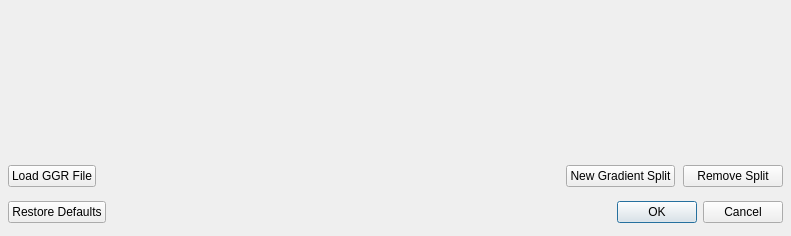
<?xml version="1.0" encoding="UTF-8"?>
<ui version="4.0">
 <class>Form</class>
 <widget class="QWidget" name="Form">
  <property name="geometry">
   <rect>
    <x>0</x>
    <y>0</y>
    <width>791</width>
    <height>236</height>
   </rect>
  </property>
  <property name="windowTitle">
   <string>Form</string>
  </property>
  <widget class="QWidget" name="verticalLayoutWidget">
   <property name="geometry">
    <rect>
     <x>0</x>
     <y>0</y>
     <width>791</width>
     <height>231</height>
    </rect>
   </property>
   <layout class="QVBoxLayout" name="verticalLayout">
    <property name="spacing">
     <number>8</number>
    </property>
    <property name="margin">
     <number>8</number>
    </property>
    <item>
     <widget class="QWidget" name="routeMarkers" native="true"/>
    </item>
    <item>
     <widget class="QWidget" name="gradient" native="true"/>
    </item>
    <item>
     <widget class="QxtSpanSlider" name="colourMarkers" native="true"/>
    </item>
    <item>
     <layout class="QHBoxLayout" name="horizontalLayout">
      <property name="topMargin">
       <number>6</number>
      </property>
      <property name="bottomMargin">
       <number>6</number>
      </property>
      <item>
       <widget class="QPushButton" name="loadGGR">
        <property name="text">
         <string>Load GGR File</string>
        </property>
       </widget>
      </item>
      <item>
       <spacer name="horizontalSpacer">
        <property name="orientation">
         <enum>Qt::Horizontal</enum>
        </property>
        <property name="sizeHint" stdset="0">
         <size>
          <width>40</width>
          <height>20</height>
         </size>
        </property>
       </spacer>
      </item>
      <item>
       <widget class="QPushButton" name="newSplit">
        <property name="minimumSize">
         <size>
          <width>100</width>
          <height>0</height>
         </size>
        </property>
        <property name="text">
         <string>New Gradient Split</string>
        </property>
       </widget>
      </item>
      <item>
       <widget class="QPushButton" name="removeSplit">
        <property name="minimumSize">
         <size>
          <width>100</width>
          <height>0</height>
         </size>
        </property>
        <property name="text">
         <string>Remove Split</string>
        </property>
       </widget>
      </item>
     </layout>
    </item>
    <item>
     <widget class="QDialogButtonBox" name="buttonBox">
      <property name="standardButtons">
       <set>QDialogButtonBox::Cancel|QDialogButtonBox::Ok|QDialogButtonBox::RestoreDefaults</set>
      </property>
     </widget>
    </item>
   </layout>
  </widget>
 </widget>
 <customwidgets>
  <customwidget>
   <class>QxtSpanSlider</class>
   <extends>QWidget</extends>
   <header>qxtspanslider.h</header>
   <container>1</container>
  </customwidget>
 </customwidgets>
 <resources/>
 <connections/>
</ui>
